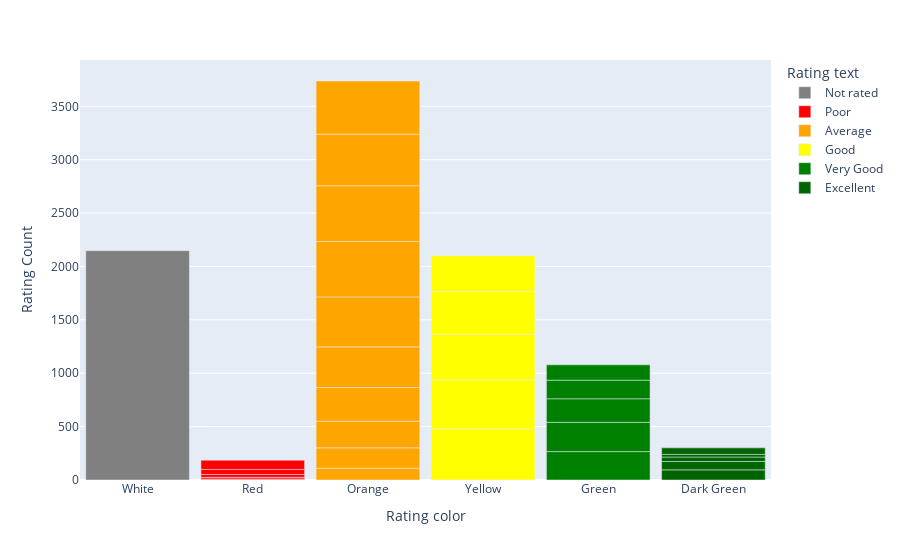

Notebook source saved alongside this figure:
### Markdown cell above
The above information helps us to understand the realation between Aggregate rating, color and text. We conclude the following color assigned to the ratings:

*Rating 0 - White - Not rated

*Rating 1.8 to 2.4 - Red - Poor

*Rating 2.5 to 3.4 - Orange - Average

*Rating 3.5 to 3.9 - Yellow - Good

*Rating 4.0 to 4.4 - Green - Very Good

*Rating 4.5 to 4.9 - Dark Green - Excellent

Let us try to understand the spread of rating across resturants

### Code cell
fig = px.bar(df3, 
                   x='Rating color', 
                   #marginal='box', 
                   color='Rating text',
             y='Rating Count', 
                   color_discrete_sequence=['Grey', 'Red','Orange','Yellow','Green',"Darkgreen"], 
                   title='')
fig.update_layout(bargap=0.1)
fig.show()

### Figure 1 — Plotly figure (JSON) as saved in the notebook; plotly's stock layout.template omitted (floating-point values rounded to 4 significant figures)
{"data": [{"alignmentgroup": "True", "hovertemplate": "Rating text=Not rated<br>Rating color=%{x}<br>Rating Count=%{y}<extra></extra>", "legendgroup": "Not rated", "marker": {"color": "Grey", "pattern": {"shape": ""}}, "name": "Not rated", "offsetgroup": "Not rated", "orientation": "v", "showlegend": true, "textposition": "auto", "type": "bar", "x": ["White"], "xaxis": "x", "y": [2148], "yaxis": "y"}, {"alignmentgroup": "True", "hovertemplate": "Rating text=Poor<br>Rating color=%{x}<br>Rating Count=%{y}<extra></extra>", "legendgroup": "Poor", "marker": {"color": "Red", "pattern": {"shape": ""}}, "name": "Poor", "offsetgroup": "Poor", "orientation": "v", "showlegend": true, "textposition": "auto", "type": "bar", "x": ["Red", "Red", "Red", "Red", "Red", "Red", "Red"], "xaxis": "x", "y": [1, 2, 7, 15, 27, 47, 87], "yaxis": "y"}, {"alignmentgroup": "True", "hovertemplate": "Rating text=Average<br>Rating color=%{x}<br>Rating Count=%{y}<extra></extra>", "legendgroup": "Average", "marker": {"color": "Orange", "pattern": {"shape": ""}}, "name": "Average", "offsetgroup": "Average", "orientation": "v", "showlegend": true, "textposition": "auto", "type": "bar", "x": ["Orange", "Orange", "Orange", "Orange", "Orange", "Orange", "Orange", "Orange", "Orange", "Orange"], "xaxis": "x", "y": [110, 191, 250, 315, 381, 468, 519, 522, 483, 498], "yaxis": "y"}, {"alignmentgroup": "True", "hovertemplate": "Rating text=Good<br>Rating color=%{x}<br>Rating Count=%{y}<extra></extra>", "legendgroup": "Good", "marker": {"color": "Yellow", "pattern": {"shape": ""}}, "name": "Good", "offsetgroup": "Good", "orientation": "v", "showlegend": true, "textposition": "auto", "type": "bar", "x": ["Yellow", "Yellow", "Yellow", "Yellow", "Yellow"], "xaxis": "x", "y": [480, 458, 427, 400, 335], "yaxis": "y"}, {"alignmentgroup": "True", "hovertemplate": "Rating text=Very Good<br>Rating color=%{x}<br>Rating Count=%{y}<extra></extra>", "legendgroup": "Very Good", "marker": {"color": "Green", "pattern": {"shape": ""}}, "name": "Very Good", "offsetgroup": "Very Good", "orientation": "v", "showlegend": true, "textposition": "auto", "type": "bar", "x": ["Green", "Green", "Green", "Green", "Green"], "xaxis": "x", "y": [266, 274, 221, 174, 144], "yaxis": "y"}, {"alignmentgroup": "True", "hovertemplate": "Rating text=Excellent<br>Rating color=%{x}<br>Rating Count=%{y}<extra></extra>", "legendgroup": "Excellent", "marker": {"color": "Darkgreen", "pattern": {"shape": ""}}, "name": "Excellent", "offsetgroup": "Excellent", "orientation": "v", "showlegend": true, "textposition": "auto", "type": "bar", "x": ["Dark Green", "Dark Green", "Dark Green", "Dark Green", "Dark Green"], "xaxis": "x", "y": [95, 78, 42, 25, 61], "yaxis": "y"}], "layout": {"bargap": 0.1, "barmode": "relative", "legend": {"title": {"text": "Rating text"}, "tracegroupgap": 0}, "margin": {"t": 60}, "xaxis": {"anchor": "y", "domain": [0, 1], "title": {"text": "Rating color"}}, "yaxis": {"anchor": "x", "domain": [0, 1], "title": {"text": "Rating Count"}}}}
